Frame 1 (no input): blank canvas, image omitted
Frame 60 (the mouse pressed at the canvas centre just before this capture): blank canvas, image omitted
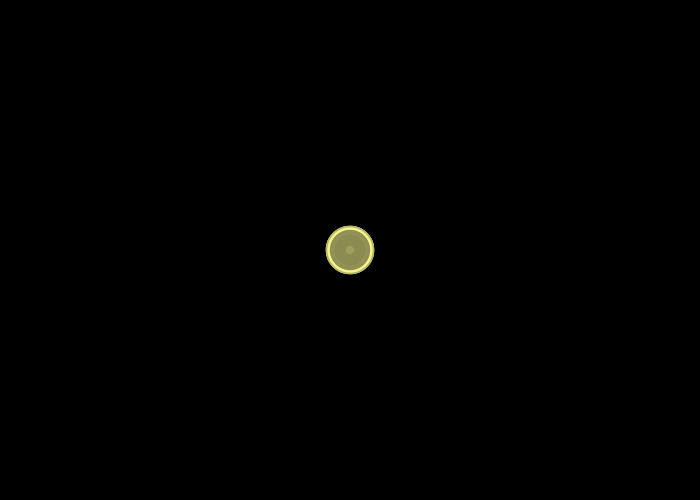
Frame 120 (the mouse held since frame 60 and released just before this capture)

The Processing sketch whose frames 1 and 60 were blank and that drew this single picture after the mouse press (run headless with seeded random() and noise(); from frame 60 on, the mouse is pressed at the canvas centre):

// Processing sketch: processing_161157
// ── processing_161157.pde

void setup() {
  size(700, 500);
  background(0);
  smooth();
  frameRate(30);
}

void draw() {
  float r = random(2,50);
  if (mousePressed) {
  
    strokeCap(BEVEL);
    rect(40, 25, 70, 270);
    rect(600, 25, 70, 270);
    rect(600, 25, 70, 270);
    line(mouseX, mouseY, pmouseX, pmouseY); 
    noStroke();
    fill(100, 180, 50);
    fill(300, 280, 150);
    ellipse(mouseX, mouseY, r, r); 
    fill(0, random(0, 155));
    ellipse(pmouseX, pmouseY, r, r);
  }  
}


void keyPressed() {
  if (key=='s') {
    saveImage();
  }
  if (key=='z') {
    background(155);
  }
  if (key=='b') {
    filter(BLUR);
  }
}

void saveImage() {
  String fileName = timeStamp()+".tiff";
  PImage imageSave = get(0, 0, width, height);
  imageSave.save(fileName);
}

String timeStamp() {
  String timestamp = year()+"_"+month()+"_"+day()+"_"+minute()+"_"+second()+"_"+millis();
  return timestamp;
}
